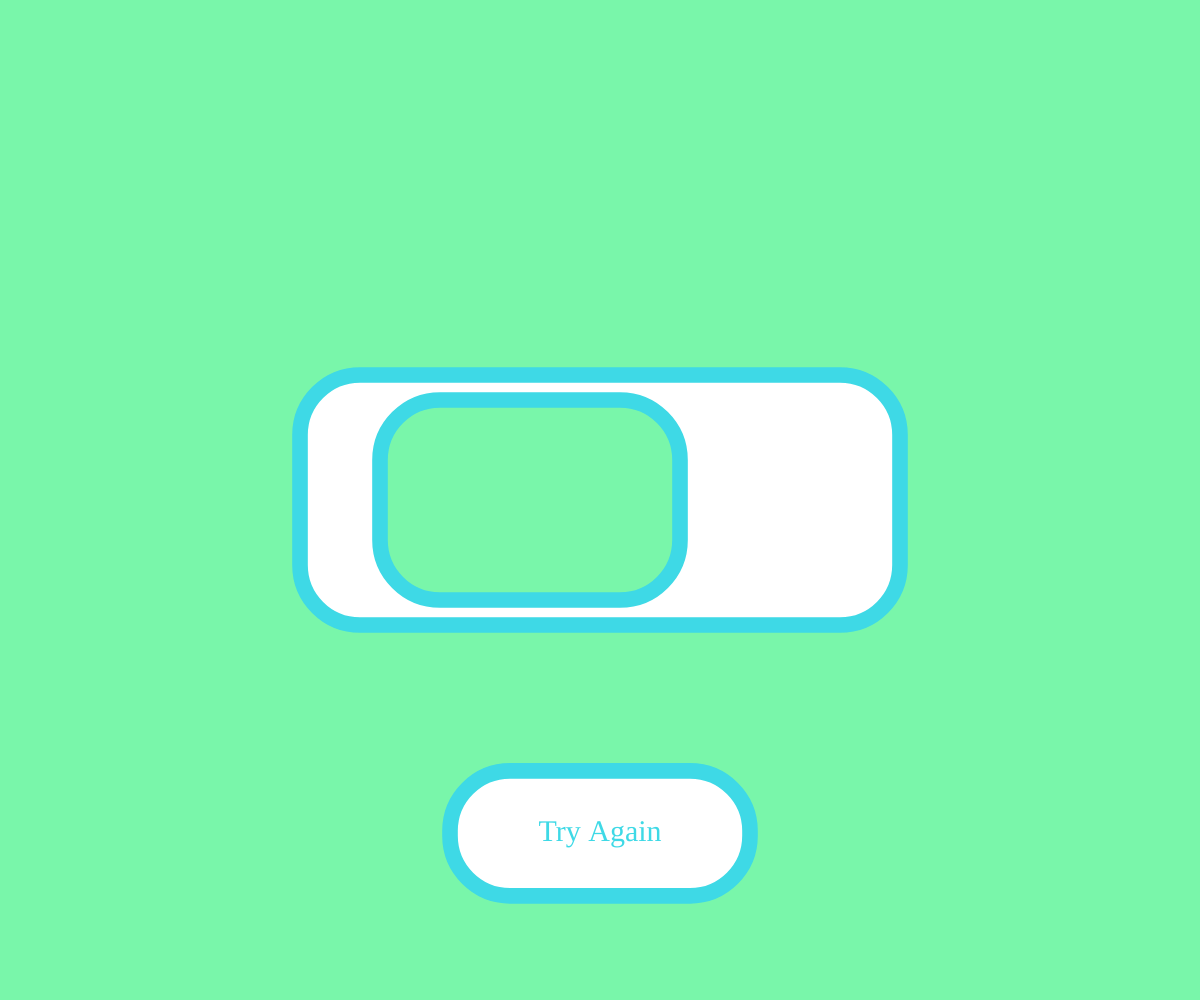
Frame 1 (no input)
Frame 60 (no input): identical to frame 1, image omitted
Frame 120 (the mouse pressed at the canvas centre since frame 60): identical to frame 1, image omitted

The p5.js sketch that drew this single still picture (run headless with seeded random() and noise() and a simulated clock; from frame 60 on, the mouse is pressed at the canvas centre):

// p5.js sketch
// ── sketch.js
let butpos;
let hasResetOnce = false;   // after first reset, Try Again runs away
let resetCount = 0;         // count how many times we've reset
let lightsOut = false;      // after 2nd reset, turn off lights

let btnX, btnY;

function setup() {
  createCanvas(windowWidth, windowHeight);
  rectMode(CENTER);

  butpos = 70;
  textAlign(CENTER, CENTER);

  // initial Try Again button position
  btnX = windowWidth / 2;
  btnY = windowHeight / 2 + windowHeight / 3;
}

function draw() {
  background(121, 246, 170);

  stroke(62, 217, 230);
  strokeWeight(windowHeight / 64);

  // Main big rectangle
  fill(255);
  rect(windowWidth / 2, windowHeight / 2,
       windowWidth / 2, windowHeight / 4,
       60, 60, 60, 60);

  // Sliding frustrating button
  fill(121, 246, 170);
  rect(windowWidth / 2 - butpos, windowHeight / 2,
       windowWidth / 4, windowHeight / 5,
       60, 60, 60, 60);

  // TRY AGAIN BUTTON
  let btnW = windowWidth / 4;
  let btnH = windowHeight / 8;

  // After first reset: Try Again runs away
  if (hasResetOnce) {
    let d = dist(mouseX, mouseY, btnX, btnY);
    if (d < 130) {
      let angle = atan2(btnY - mouseY, btnX - mouseX);
      btnX += cos(angle) * 40;
      btnY += sin(angle) * 40;
    }

    // keep on screen
    btnX = constrain(btnX, btnW / 2, width - btnW / 2);
    btnY = constrain(btnY, btnH / 2, height - btnH / 2);
  }

 
  fill(255);
  rect(btnX, btnY, btnW, btnH, 60);

  fill(62, 217, 230);
  noStroke();
  textFont("Baloo 2");
  textSize(30);
  text("Try Again", btnX, btnY);

  
  // FLASHLIGHT EFFECT
if (lightsOut) {
  // 1. Draw a mostly-black transparent overlay ON TOP of everything
  fill(0, 240); // almost black, slightly see-through
  noStroke();
  rect(width/2, height/2, width, height);

  // 2. Punch a hole in it around the mouse
  erase();           // switch to erasing mode
  let flashlightSize = min(width, height) / 2;
  ellipse(mouseX, mouseY, flashlightSize);
  noErase();         // back to normal
}
}

function mouseClicked() {
  let btnW = windowWidth / 4;
  let btnH = windowHeight / 8;

  // Click on Try Again?
  if (
    mouseX > btnX - btnW / 2 &&
    mouseX < btnX + btnW / 2 &&
    mouseY > btnY - btnH / 2 &&
    mouseY < btnY + btnH / 2
  ) {
    // Always resets sliding button
    butpos = 70;
    resetCount++;

    // First time: enable runaway behavior
    if (!hasResetOnce) {
      hasResetOnce = true;
    }

    // After 2nd reset: turn off lights
    if (resetCount >= 2) {
      lightsOut = true;
    }

    return;
  }

  // Otherwise move the frustrating sliding button
  butpos += 140;
}

// 🌟 SECRET RESET BUTTON — PRESS "R"
function keyPressed() {
  if (key === 'r' || key === 'R') {
    butpos = 70;

    resetCount++;
    if (resetCount >= 2) {
      lightsOut = true;
    }

    // If you want R to be a full clean reset instead, you can:
    // resetCount = 0;
    // lightsOut = false;
    // hasResetOnce = false;

    // Reset Try Again position (optional for sanity)
    btnX = windowWidth / 2;
    btnY = windowHeight / 2 + windowHeight / 3;

    console.log("SECRET RESET USED");
  }
}
